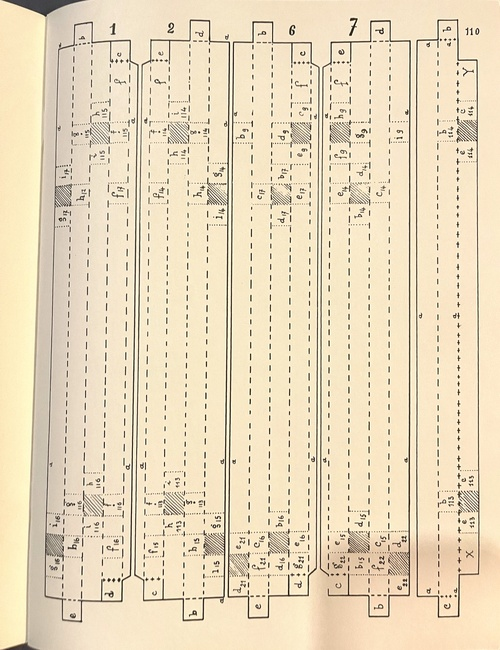
#> input picture source/scans-prepped/p00x-plate-A-pieces-1-2-6-7-110.jpg, 500 x 650 px, shrunk from 2400 x 3120 before the run, found by its file name
$ python 01_crop.py
#> lines starting #> are read from the running program, lines starting #| are printed output that depends on the picture
"""
Crop the five test pieces from their plate scans.

Bounding boxes are expressed as proportions (0..1) of the source image so they
work regardless of exact pixel dimensions. Adjust if a crop is too tight/loose.
"""

from pathlib import Path
from PIL import Image

REPO = Path("/sessions/happy-quirky-goldberg/mnt/z-paper-clock")
SCANS = REPO / "source" / "scans-prepped"
OUT = REPO / "work" / "auto-trace-test-v2" / "crops"
OUT.mkdir(parents=True, exist_ok=True)

# (piece_id, source_filename, (x0_frac, y0_frac, x1_frac, y1_frac), notes)
PIECES = [
    ("piece-001",
     "p00x-plate-A-pieces-1-2-6-7-110.jpg",
     (0.07, 0.015, 0.24, 0.985),
     "long thin frame strip, leftmost on plate A; full-height channel"),
    ("piece-033",
     "p00x-plate-G-spread-flat-pieces-33-36-50-57.jpg",
     (0.07, 0.06, 0.40, 0.62),
     "triangular motor wheel rim with toothed arcs on three sides; plate G"),
    ("piece-092",
     "p00x-plate-D-pieces-4-10-18-19-26-29-32-91-92.jpg",
     (0.18, 0.52, 0.42, 0.73),
     "disc piece 92; plate D, lower-left"),
    ("piece-099",
     "p00x-plate-H-spread-flat-pieces-67-100.jpg",
     (0.45, 0.22, 0.86, 0.74),
     "arc with sawtooth perimeter, with hole 92a inside; plate H right half"),
    ("piece-122-face",
     "p00x-plate-M-clock-face.jpg",
     (0.02, 0.02, 0.98, 0.98),
     "whole plate M = piece 122 clock face (rectangle with brown border)"),
]

print(f"Cropping {len(PIECES)} test pieces...\n")

for piece_id, src_name, frac, notes in PIECES:
    src = SCANS / src_name
    img = Image.open(src)
#> img is the input picture: PIL image 500x650 RGB; mean R, G, B 233.7, 218.3, 189.6
    w, h = img.size
#> w = 500; h = 650
    x0 = int(frac[0] * w)
#> x0 = 35
    y0 = int(frac[1] * h)
#> y0 = 9
    x1 = int(frac[2] * w)
#> x1 = 120
    y1 = int(frac[3] * h)
#> y1 = 640
    crop = img.crop((x0, y0, x1, y1))
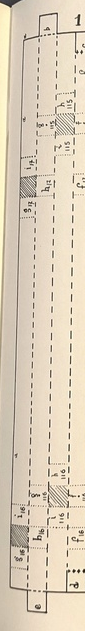
#> crop: PIL image 85x631 RGB; mean R, G, B 221.3, 207.8, 187.1
    out = OUT / f"{piece_id}.png"
    crop.save(out)
    print(f"  {piece_id:18s}  src {w}x{h}  ->  crop {crop.size[0]}x{crop.size[1]}  ({notes})")
#|   piece-001           src 500x650  ->  crop 85x631  (long thin frame strip, leftmost on plate A; full-height channel)
    print(f"                      {out}")
#> pass 2 of the loop `for piece_id, src_name, frac, notes in PIECES:`:
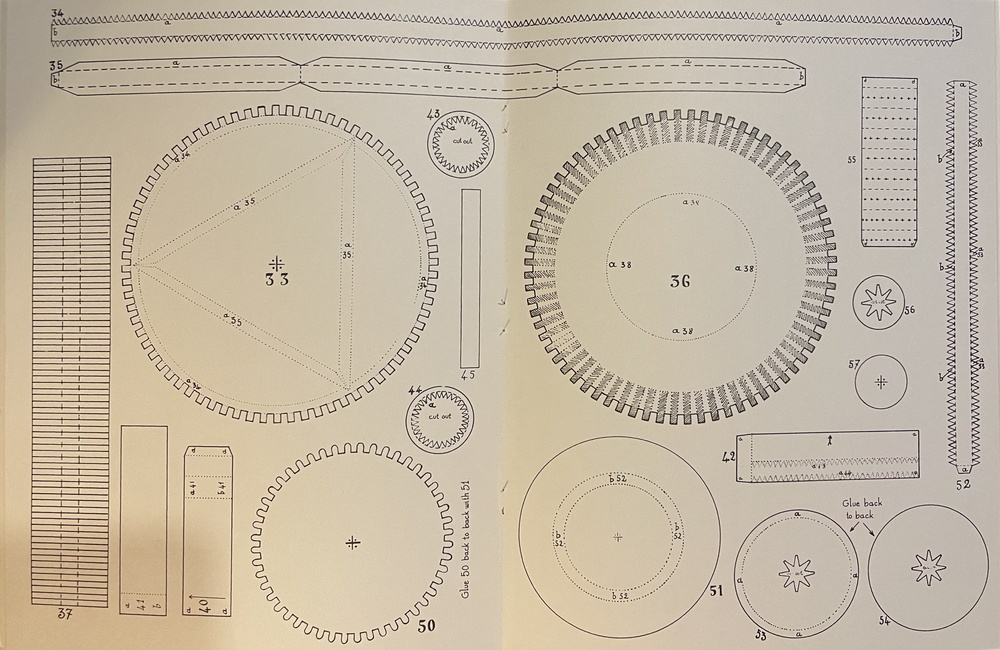
#> input picture source/scans-clean/p00x-plate-G-spread-flat-pieces-33-36-50-57.jpg, 1000 x 650 px, shrunk from 4800 x 3120 before the run, found by its file name
#> img is the input picture: PIL image 1000x650 RGB; mean R, G, B 197, 184.6, 165.3
#> `crop = img.crop((x0, y0, x1, y1))`:
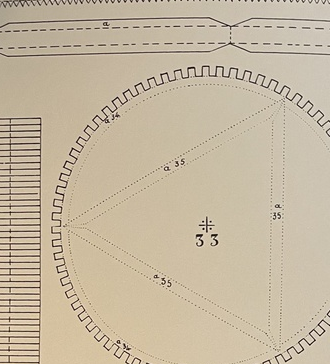
#> crop: PIL image 330x364 RGB; mean R, G, B 197.8, 184.2, 161.3
#|   piece-033           src 1000x650  ->  crop 330x364  (triangular motor wheel rim with toothed arcs on three sides; plate G)
#> pass 3 of the loop `for piece_id, src_name, frac, notes in PIECES:`:
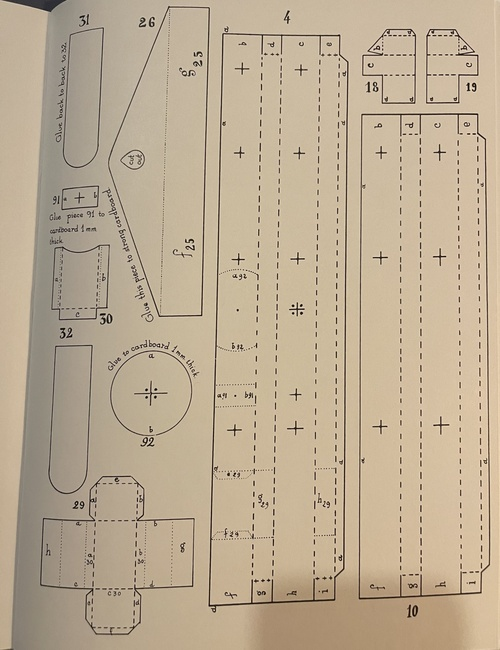
#> input picture source/scans-clean/p00x-plate-D-pieces-4-10-18-19-26-29-32-91-92.jpg, 500 x 650 px, shrunk from 2400 x 3120 before the run, found by its file name
#> img is the input picture: PIL image 500x650 RGB; mean R, G, B 189.2, 172.6, 147.9
#> `crop = img.crop((x0, y0, x1, y1))`:
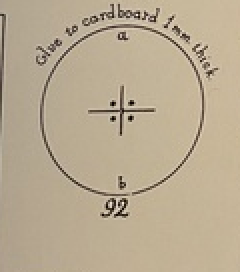
#> crop: PIL image 120x136 RGB (shown 2 times larger); mean R, G, B 185.1, 170.4, 145.6
#|   piece-092           src 500x650  ->  crop 120x136  (disc piece 92; plate D, lower-left)
#> the loop made 5 passes; the first 3 are shown

print("\nDone.")
